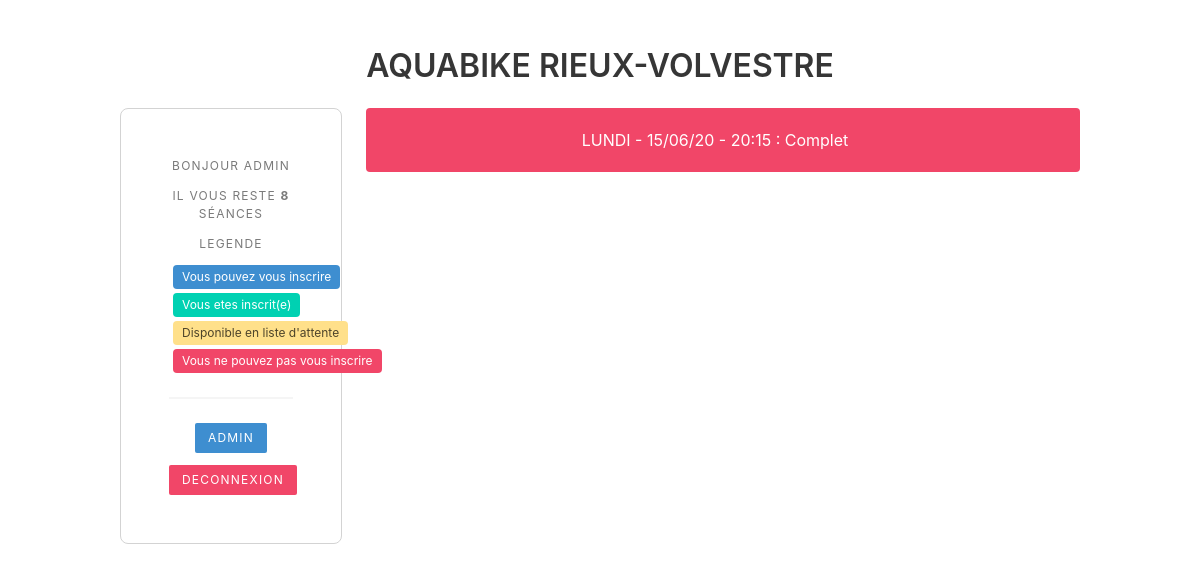
The page /accounts/profile/ (signed in) on the database its author committed.
### reservations/models.py (models this page shows, shortened)
class MyUser(AbstractUser):
    prenom = models.CharField('Prenom', max_length=200)
    nom = models.CharField('Nom', max_length=200)
    credit = models.IntegerField('credits', default=1)
    telephone = models.CharField(max_length=10, blank=True, null=True)

class Creneau(models.Model):
    date = models.DateTimeField('Date du cours')
    reservations = models.IntegerField('Nombre de reservations', default=0)
    reservations_max = models.IntegerField('Nb de reservation max', default=25)
    en_attente = models.IntegerField('En attente', default=0)
    cours = models.ForeignKey(Cours, on_delete=models.CASCADE)
    class Meta:
        verbose_name_plural = "creneaux"
    def __str__(self):
        return '{} : {}'.format(self.date, self.cours.nom)
    def is_reservable(self):
        date = self.date
        now = timezone.now()
        delta_jour = date.date() - now.date()
        delta_heure = date.hour - now.hour
        if self.get_en_attente() > 9:
            return False
        if self.en_attente >= 10:
            return False
        if delta_jour < timedelta(days=0):
            return False
        elif delta_jour == timedelta(days=0):
            if delta_heure <= 0:
                return False
        return True
    def get_en_attente(self):
        all_resa = Reservation.objects.filter(creneau=self)
        en_attente = 0
        for resa in all_resa:
            if resa.en_attente > 0:
                en_attente += 1
        return en_attente
    def get_name(self):
        days = {
            "LUN": "LUNDI",
            "MAR": "MARDI",
            "MER": "MERCREDI",
            "JEU": "JEUDI",
            "VEN": "VENDREDI",
            "SAM": "SAMEDI",
            "DIM": "DIMANCHE",
        }
        date = self.date.strftime('%d/%m/%y')
        jour = days[self.cours.jour]
        heure = self.date.strftime('%H')
        minute = self.date.strftime('%M')
        return "{} - {} - {}:{}".format(jour, date, heure, minute)
    def get_user_resa(self, user):
        all_resa = Reservation.objects.filter(creneau=self)
        for res in all_resa:
            if res.user == user:
                return res
        return None

class Cours(models.Model):
    JOUR_DE_LA_SEMAINE = (
        ('LUN', 'LUNDI'),
        ('MAR', 'MARDI'),
        ('MER', 'MERCREDI'),
        ('JEU', 'JEUDI'),
        ('VEN', 'VENDREDI'),
        ('SAM', 'SAMEDI'),
        ('DIM', 'DIMANCHE'),
    )
    nom = models.CharField('Nom du cours', max_length=200)
    heure = models.TimeField('Heure du cours')
    duree = models.IntegerField('Duree en minutes', default=60)
    jour = models.CharField('Jour de la semaine', max_length=20,
        choices=JOUR_DE_LA_SEMAINE)
    actif = models.BooleanField('Actif', default=True)
    actif_every = models.IntegerField("Actif every", default=1)
    nb_velos = models.IntegerField('Nb de velos disponibles', default=25)
    class Meta:
        verbose_name_plural = "cours"
        unique_together = ('jour', 'heure',)

### reservations/views.py (the view)
# urls.py: path('accounts/profile/', views.UserAccountView.as_view(),  name="user_account"),
class UserAccountView(LoginRequiredMixin, generic.ListView):
    template_name = "reservations/user_account.html"
    context_object_name = 'reservations_list'
    model = Reservation
    def get_queryset(self):
        all_res = Reservation.objects.filter(user=self.request.user)
        reservations = []
        for r in all_res:
            if r.creneau.is_reservable():
                reservations.append(r)
        return reservations
    def get_context_data(self, **kwargs):
        context = super(UserAccountView, self).get_context_data(**kwargs)
        context['now'] = timezone.now()
        today = datetime.date.today()
        messages = Message.objects.filter(
            date_debut__lte=today,
            date_fin__gte=today
        )
        context['messages'] = messages
        start_week = datetime.date.today()
        end_week = start_week + datetime.timedelta(6)
        end_week_req = start_week + datetime.timedelta(7)
        creneaux = Creneau.objects.filter(date__range=[start_week, end_week_req]).order_by('date')
        for creneau in creneaux:
            print(creneau)
            res = creneau.get_user_resa(self.request.user)
            creneau.user_res = res
        context['creneaux'] = creneaux
        return context

### reservations/templates/reservations/user_account.html
{% extends "connected.html" %}
{% block subcontent %}
    {% for creneau in creneaux %}
        {% if creneau.user_res is not None %}
            {% if creneau.user_res.is_en_attente %}
                <div class="notification is-warning has-text-centered">
            {% else %}
                <div class="notification is-primary has-text-centered">
            {% endif %}
            {{ creneau.get_name }}
            {% if creneau.user_res.is_annulable %}
                <a class="button is-small is-pulled-right" href="{% url 'supprimer_resa' creneau.user_res.id %}">ANNULER</a>
            {% endif %}
            {% if creneau.user_res.is_en_attente %}
                - N° {{ creneau.user_res.en_attente }} en liste d'attente
            {% endif %}
            </div>
        {% else %}
            {% if creneau.is_reservable and creneau.get_places_libres > 0 %}
                <div class="notification is-info has-text-centered">
                        {{ creneau.get_name }}
                    <a class="button is-small is-pulled-right" href="{% url 'reservations' creneau.id %}">M'INSCRIRE</a>
                </div>
            {% elif creneau.is_reservable and creneau.get_places_libres == 0 %}
                <div class="notification is-warning has-text-centered">
                    {{ creneau.get_name }}
                    <a class="button is-small is-pulled-right" href="{% url 'reservations' creneau.id %}">M'INSCRIRE</a>
                </div>
            {% else %}
                <div class="notification is-danger has-text-centered">{{ creneau.get_name }} : Complet</div>
            {% endif %}
        {% endif %}
    {% endfor%}
{% endblock %}

### reservations/templates/connected.html (shortened to what this page needs)
{% extends "base.html" %}
{% block content %}
<section>
    <div class="container">
        <h1 class="title has-text-centered">AQUABIKE RIEUX-VOLVESTRE</h1>
        <div class="columns has-text-centered">
            <div class="column is-one-quarter">
                <aside class="menu">
                    <p class="menu-label">Bonjour {{ user.username }}</p>
                    <p class="menu-label">Il vous reste <b>{{ user.credit }}</b> séances</p>
                    <p class="menu-label">Legende</p>
                    <ul class="menu-list">
                        <li class="legend-tag"><span class="tag is-info">Vous pouvez vous inscrire</span></li>
                        <li class="legend-tag"><span class="tag is-primary">Vous etes inscrit(e)</span></li>
                        <li class="legend-tag"><span class="tag is-warning">Disponible en liste d'attente</span></li>
                        <li class="legend-tag"><span class="tag is-danger">Vous ne pouvez pas vous inscrire</span></li>
                    </ul>
                    <hr>
                    {% if user.is_superuser %}
                        <p class="menu-label">
                            <a href="/admin/" class="button is-info is-small">ADMIN</a>
                        </p>
                    {% endif %}
                    <p class="menu-label">
                        <a href="{% url 'logout' %}" class="button is-danger is-small">DECONNEXION</a>
                    </p>
                </aside>
            </div>
            <div class="column">
                {% block subcontent %}
                {% endblock %}
            </div>
        </div>
    </div>
</section>
{% endblock %}

### reservations/static/reservations/new_style.css (style rules this page uses)
section { padding: 6vh 2vh; }

### reservations/templates/connected.html (style rules this page uses)
.menu { padding: 3rem; border: 1px solid lightgray; border-radius: .5rem; }
.legend-tag { margin: .5vh; width: 100px; }

### rows shown on the page
MyUser: username "ADMIN", credit "8"
Creneau: get_name "LUNDI - 15/06/20 - 20:15"
